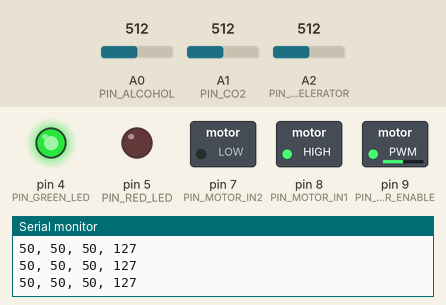
This sketch was run on a simulated Arduino Uno, built with avr-gcc and run on an emulated ATmega328P. Shown: switched loads named in the sketch (green lamp = pin HIGH), output pins drawn as LEDs (lit = HIGH), the last lines printed to the serial monitor. The inputs (shaded band) are chosen by the test bench; at power-on: A2 (PIN_ACCELERATOR) = 512, A0 (PIN_ALCOHOL) = 512, A1 (PIN_CO2) = 512.

Above: at 1.2 s.
1.3 s: A2 (PIN_ACCELERATOR) set to 716
At 2.4 s:
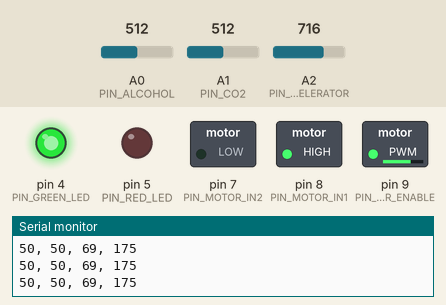
2.8 s: A2 (PIN_ACCELERATOR) set to 900
At 3.6 s:
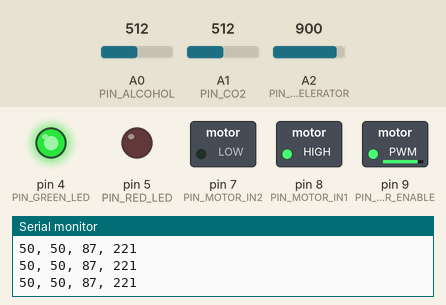
4.3 s: A2 (PIN_ACCELERATOR) set to 122
At 4.7 s:
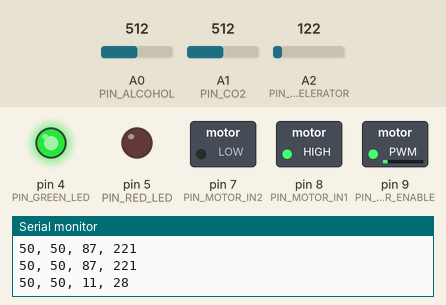
5.8 s: A2 (PIN_ACCELERATOR) set to 0
At 7.0 s:
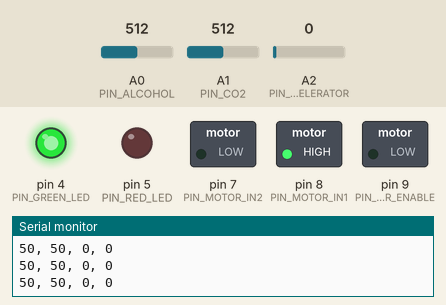
Timing chart, 0 to 8.3 s (numbered marks = the images above; inputs shaded):
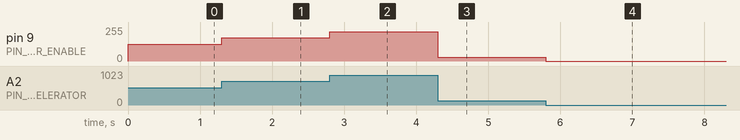

Measured:
- after the input at 1.3 s, pin 9 (PIN_MOTOR_ENABLE): 127/255 → 175/255 at once
- after the input at 2.8 s, pin 9 (PIN_MOTOR_ENABLE): 175/255 → 221/255 at once
- after the input at 4.3 s, pin 9 (PIN_MOTOR_ENABLE): 221/255 → 28/255 at once
- after the input at 5.8 s, pin 9 (PIN_MOTOR_ENABLE): 28/255 → 0/255 at once

The sketch:

day01_baseline.ino
```cpp
/*
  Day 01 Baseline
  Passive Dual-Sensor Driver Alcohol Detection and Controlled
  Drivetrain Inhibit System

  Purpose:
  - Read alcohol, CO2/breath, and accelerator analog inputs
  - Prove accelerator-to-motor PWM control
  - Prove LEDs and buzzer outputs
  - Print live engineering values to Serial Monitor

  IMPORTANT:
  Alcohol intervention logic is intentionally NOT enabled on Day 01.
  We first verify the basic sensing and actuation path.
*/

#include <Arduino.h>

const byte PIN_ALCOHOL = A0;
const byte PIN_CO2 = A1;
const byte PIN_ACCELERATOR = A2;

const byte PIN_MOTOR_ENABLE = 9;  // PWM
const byte PIN_MOTOR_IN1 = 8;
const byte PIN_MOTOR_IN2 = 7;

const byte PIN_GREEN_LED = 4;
const byte PIN_RED_LED = 5;
const byte PIN_BUZZER = 6;

unsigned long lastPrintTime = 0;
const unsigned long PRINT_INTERVAL_MS = 250;

int readPercent(byte pin) {
  int raw = analogRead(pin);
  return map(raw, 0, 1023, 0, 100);
}

void setup() {
  Serial.begin(9600);

  pinMode(PIN_MOTOR_ENABLE, OUTPUT);
  pinMode(PIN_MOTOR_IN1, OUTPUT);
  pinMode(PIN_MOTOR_IN2, OUTPUT);

  pinMode(PIN_GREEN_LED, OUTPUT);
  pinMode(PIN_RED_LED, OUTPUT);
  pinMode(PIN_BUZZER, OUTPUT);

  // Forward-only drivetrain direction for the baseline simulation.
  digitalWrite(PIN_MOTOR_IN1, HIGH);
  digitalWrite(PIN_MOTOR_IN2, LOW);

  // Baseline status: system powered and no safety intervention implemented yet.
  digitalWrite(PIN_GREEN_LED, HIGH);
  digitalWrite(PIN_RED_LED, LOW);
  noTone(PIN_BUZZER);

  analogWrite(PIN_MOTOR_ENABLE, 0);

  Serial.println("Day 01 baseline started.");
  Serial.println("Alcohol%, CO2%, Accelerator%, MotorPWM");
}

void loop() {
  int alcoholPercent = readPercent(PIN_ALCOHOL);
  int co2Percent = readPercent(PIN_CO2);
  int acceleratorPercent = readPercent(PIN_ACCELERATOR);

  // Convert accelerator demand (0-100%) to Arduino PWM (0-255).
  int motorPwm = map(acceleratorPercent, 0, 100, 0, 255);

  // Day 01: accelerator directly controls drivetrain.
  // Safety override is added only after this baseline is verified.
  analogWrite(PIN_MOTOR_ENABLE, motorPwm);

  if (millis() - lastPrintTime >= PRINT_INTERVAL_MS) {
    lastPrintTime = millis();

    Serial.print(alcoholPercent);
    Serial.print(", ");
    Serial.print(co2Percent);
    Serial.print(", ");
    Serial.print(acceleratorPercent);
    Serial.print(", ");
    Serial.println(motorPwm);
  }
}
```
